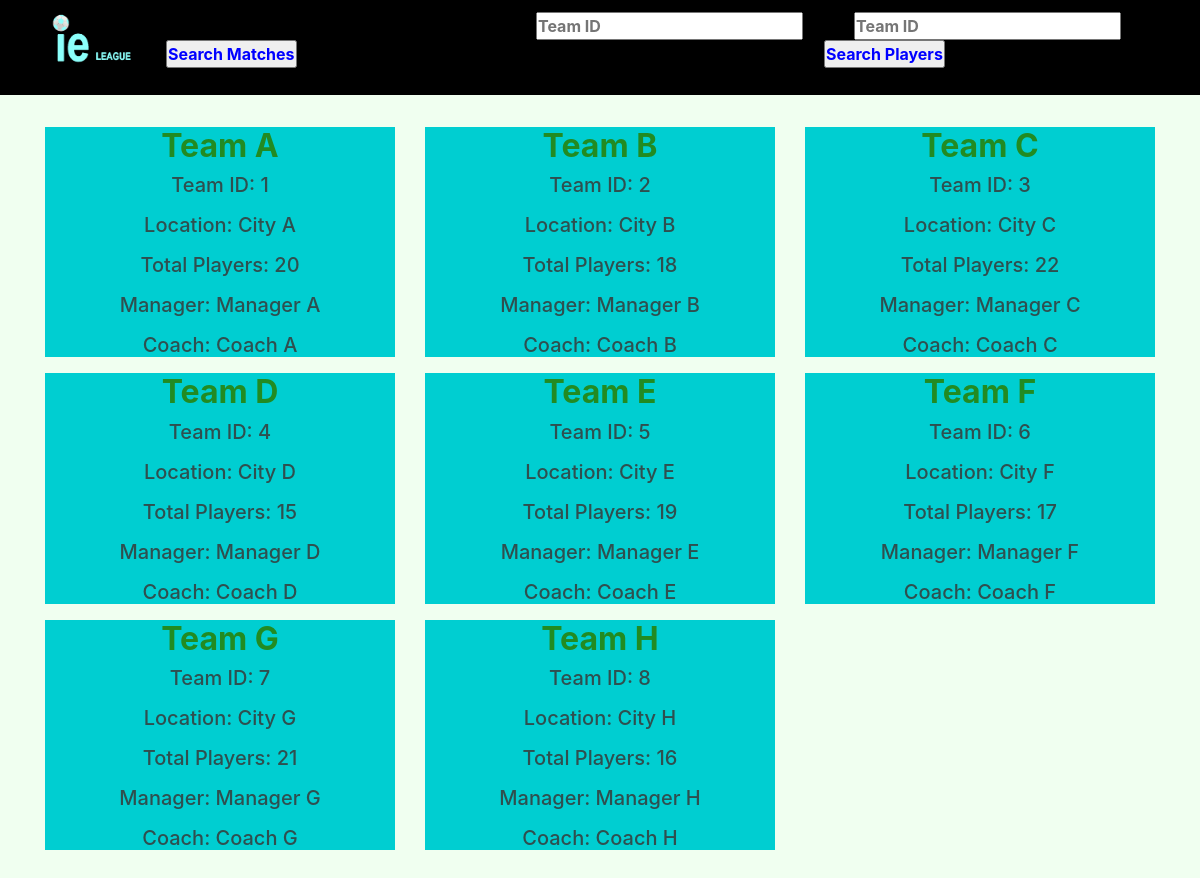
Page /Football_DB/team_user.php on the committed database.
### tables this page shows
CREATE TABLE team (
    team_id INT AUTO_INCREMENT PRIMARY KEY,
    team_name VARCHAR(255),
    location VARCHAR(255),
    tot_players INT,
    manager VARCHAR(255),
    coach VARCHAR(255)
);

### Football_DB/team_user.php (the view, shortened to what this page needs)
<html>
<head>
<link rel="stylesheet" href="https://stackpath.bootstrapcdn.com/bootstrap/4.4.1/css/bootstrap.min.css">
</head>
<body style="background: honeydew;">
    <nav class="navbar background">
        <ul class="nav-list">
            <div class="logo">
			<a href= "userhome.php">
                <img src= "logo.png" >
			</a>
            </div>
				<form action="match.php" method="POST">
				<input id="search" name="matches" type="number" placeholder="Team ID" style="margin-left:370px">
				<input id="submit" name="submit" type="submit" value="Search Matches">
				</form>
				<form action="player.php" method="POST">
				<input id="search" name="player" type="number" placeholder="Team ID" style="margin-left:30px">
				<input id="submit" name="submit" type="submit" value="Search Players">
				</form>
		</ul>
    </nav>
<div class="container-sm" >
	<div class="row">
		<div class="col-md-12">
		</div>
	</div>
	<div class="row mt-4">
		<?php
		$db_host = "localhost";
		$db_username = "root";
		$db_password = "";
		$db_database = "fmdb";
		$db = mysqli_connect($db_host, $db_username, $db_password);
		mysqli_select_db($db, $db_database);
		$sql = "SELECT * FROM team;";
		$result = mysqli_query($db, $sql);
		while($row = $result->fetch_assoc()){
			?>
			<div class="col-md-4">
				<div class="x">
					<div class="z">
						<h2 class="text-center font-weight-bold" style="color: forestgreen ;" font-size="font-weight: bold;"><?php echo $row["team_name"]; ?> </h2>
						<h5 class="text-center"> <p>Team ID: <?php echo $row["team_id"]; ?> </p></h5>
						<h5 class="text-center"> <p>Location: <?php echo $row["location"]; ?> </p></h5>
						<h5 class="text-center"> <p>Total Players: <?php echo $row["tot_players"]; ?> </p> </h5>
						<h5 class="text-center"> <p>Manager: <?php echo $row["manager"]; ?> </p></h5>
						<h5 class="text-center"> <p>Coach: <?php echo $row["coach"]; ?> </p> </h5>
					</div>
				</div>
			</div>
			<?php
		}
		?>
	</div>
<div>
<br><br>
</body>
</html>

### Football_DB/team_user.php (style rules this page uses)
* { margin: 0; padding: 0; }
.navbar { display: flex; align-items: center; justify-content: center; position: sticky; top: 0; cursor: pointer; }
.background { background: black; background-blend-mode: darken; background-size: cover; }
.nav-list { width: 100%; display: flex; align-items: center; }
.logo { display: flex; justify-content: left; align-items: left; }
.logo img { width: 150px; border-radius: 10px; }
.nav-list input { color: blue; font-weight: bold; }
.z { background: DarkTurquoise; color: DarkSlateGrey; }

### rows in the picture
team: team_name "Team A", team_id "1", location "City A", tot_players "20", manager "Manager A", coach "Coach A"
team: team_name "Team B", team_id "2", location "City B", tot_players "18", manager "Manager B", coach "Coach B"
team: team_name "Team C", team_id "3", location "City C", tot_players "22", manager "Manager C", coach "Coach C"
team: team_name "Team D", team_id "4", location "City D", tot_players "15", manager "Manager D", coach "Coach D"
team: team_name "Team E", team_id "5", location "City E", tot_players "19", manager "Manager E", coach "Coach E"
team: team_name "Team F", team_id "6", location "City F", tot_players "17", manager "Manager F", coach "Coach F"
team: team_name "Team G", team_id "7", location "City G", tot_players "21", manager "Manager G", coach "Coach G"
team: team_name "Team H", team_id "8", location "City H", tot_players "16", manager "Manager H", coach "Coach H"
